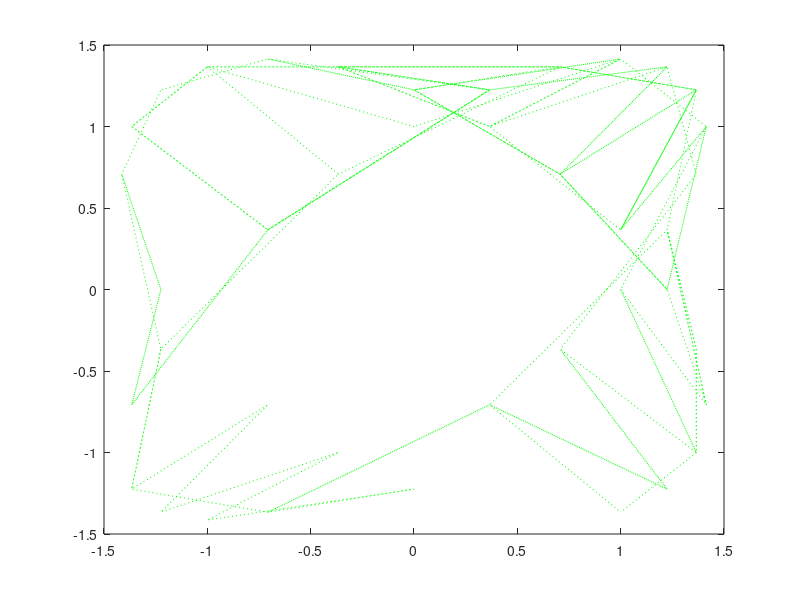

MATLAB code for this plot:
% Driver
function rla_notes_09082023
    p = 10000;
    for i = 1:10
        p = simulate(p);
    end
    disp(p);

    figure
    xaxis = [];
    yaxis = [];
    z = [1;1];
    for i = 1:100
        xaxis = [xaxis z(1)];
        z = ziterate(z);
        yaxis = [yaxis z(2)];
    end
    plot(xaxis, yaxis, 'Color','g','LineStyle',':','MarkerSize',3)

end

function [y] = ziterate(x)
    r = rand()
    if r <= 0.5
        y = (1 / sqrt(2)) * [1 -1 ; 1 1] * x;
    else
        y = [sqrt(3)/2 1/2; -1/2 sqrt(3)/2] * x;
    end
end

function [y] = simulate(x)
    r = rand();
    if (r <= 0.2)
        x = x * 0.96;
    elseif (r <= 0.8)
        x = x * 1.04;
    else
        x = x * 1.1;
    end
    y = x;
end